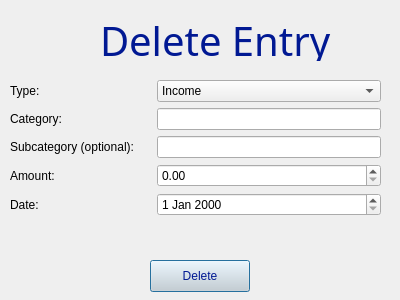
<?xml version="1.0" encoding="UTF-8"?>
<ui version="4.0">
 <class>W_DeleteEntry</class>
 <widget class="QDialog" name="W_DeleteEntry">
  <property name="geometry">
   <rect>
    <x>0</x>
    <y>0</y>
    <width>400</width>
    <height>300</height>
   </rect>
  </property>
  <property name="windowTitle">
   <string>Dialog</string>
  </property>
  <widget class="QLabel" name="label_DeleteEntry">
   <property name="geometry">
    <rect>
     <x>100</x>
     <y>20</y>
     <width>281</width>
     <height>41</height>
    </rect>
   </property>
   <property name="font">
    <font>
     <family>Copperplate</family>
     <pointsize>30</pointsize>
     <italic>false</italic>
     <bold>false</bold>
     <underline>false</underline>
     <strikeout>false</strikeout>
     <kerning>true</kerning>
    </font>
   </property>
   <property name="styleSheet">
    <string notr="true">color:rgb(1, 25, 147)</string>
   </property>
   <property name="text">
    <string>Delete Entry</string>
   </property>
  </widget>
  <widget class="QWidget" name="formLayoutWidget">
   <property name="geometry">
    <rect>
     <x>10</x>
     <y>80</y>
     <width>371</width>
     <height>178</height>
    </rect>
   </property>
   <layout class="QFormLayout" name="formLayout">
    <item row="0" column="0">
     <widget class="QLabel" name="label_Type">
      <property name="text">
       <string>Type:     </string>
      </property>
     </widget>
    </item>
    <item row="0" column="1">
     <widget class="QComboBox" name="comboBox_Type">
      <item>
       <property name="text">
        <string>Income</string>
       </property>
      </item>
      <item>
       <property name="text">
        <string>Expense</string>
       </property>
      </item>
     </widget>
    </item>
    <item row="1" column="0">
     <widget class="QLabel" name="label_Category">
      <property name="text">
       <string>Category:     </string>
      </property>
     </widget>
    </item>
    <item row="2" column="0">
     <widget class="QLabel" name="label_Subcategory">
      <property name="text">
       <string>Subcategory (optional):     </string>
      </property>
     </widget>
    </item>
    <item row="2" column="1">
     <widget class="QLineEdit" name="lineEdit_Subcategory"/>
    </item>
    <item row="3" column="0">
     <widget class="QLabel" name="label_Amount">
      <property name="text">
       <string>Amount:  </string>
      </property>
     </widget>
    </item>
    <item row="4" column="0">
     <widget class="QLabel" name="label_Date">
      <property name="text">
       <string>Date:</string>
      </property>
     </widget>
    </item>
    <item row="4" column="1">
     <widget class="QDateEdit" name="dateEdit"/>
    </item>
    <item row="1" column="1">
     <widget class="QLineEdit" name="lineEdit_Category"/>
    </item>
    <item row="3" column="1">
     <widget class="QDoubleSpinBox" name="doubleSpinBox_Amount">
      <property name="maximum">
       <double>9999999.990000000223517</double>
      </property>
      <property name="singleStep">
       <double>10.000000000000000</double>
      </property>
     </widget>
    </item>
   </layout>
  </widget>
  <widget class="QPushButton" name="pushButton_Delete">
   <property name="geometry">
    <rect>
     <x>150</x>
     <y>260</y>
     <width>100</width>
     <height>32</height>
    </rect>
   </property>
   <property name="styleSheet">
    <string notr="true">QPushButton {
  color: rgb(1, 25, 147);
  font: 13pt &quot;Arial&quot;;
  background: rgb(214, 214, 214);
}</string>
   </property>
   <property name="text">
    <string>Delete</string>
   </property>
  </widget>
 </widget>
 <resources/>
 <connections/>
</ui>
